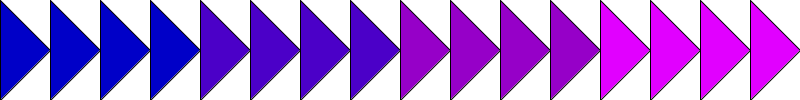
Frame 1 (no input)
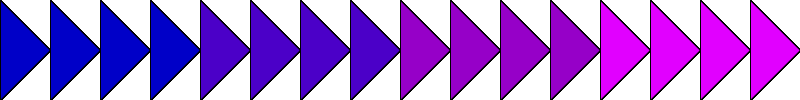
Frame 60 (the mouse pressed at the canvas centre just before this capture)
Frame 120 (the mouse held since frame 60 and released just before this capture): identical to frame 60, image omitted

The Processing sketch that drew these frames (run headless with seeded random() and noise(); from frame 60 on, the mouse is pressed at the canvas centre):

// Processing sketch: lab8a
// ── lab8a.pde
//Henry Wrede Black
//strip of 16 flying geese with varying color pattern

void setup() {
  size(800, 100);
  background(255);
}
void draw() {
  for (int x = 0, count = 0; count <= 16; x += height/2, count ++) {
    if (count < 4) {
      fill(0, 0, 200);
    } else if (count < 8) {
      fill(75, 0, 200);
    } else if (count < 12) {
      fill(150, 0, 200);
    } else if (count < 16) {
      fill(225, 0, 255);
    }
    triangle(x, 0, x, height, x+height/2, height/2);
  }
}
